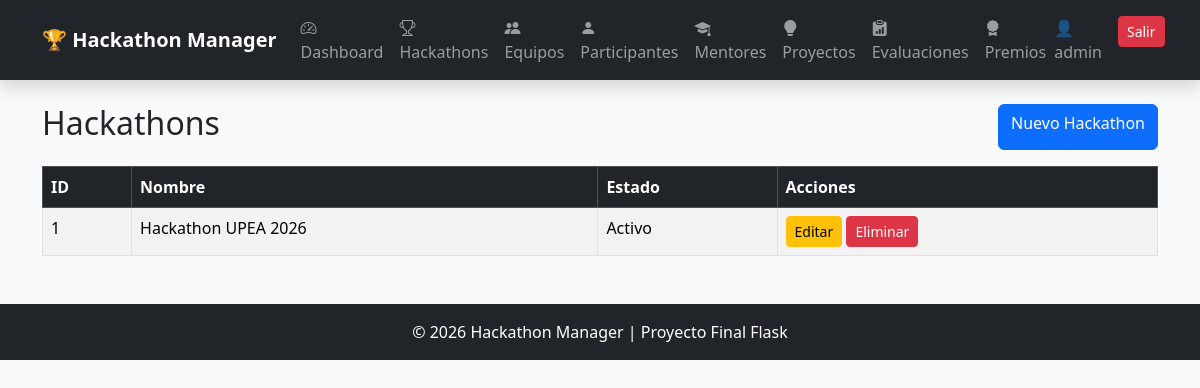
Page /hackathons (signed in) on the earlier database version.
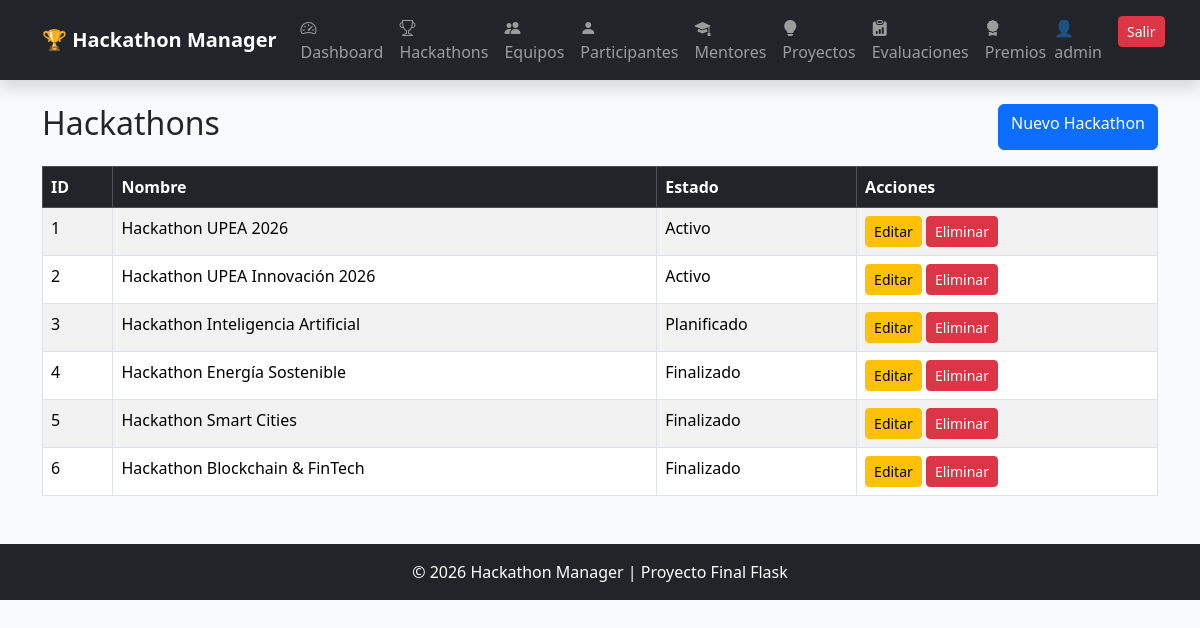
Same page on the later database version.
### app/models/usuario.py (models this page shows, shortened)
class Usuario(UserMixin, db.Model):
    __tablename__ = "usuarios"
    id = db.Column(
        db.Integer,
        primary_key=True
    )
    nombre = db.Column(
        db.String(100),
        nullable=False
    )
    email = db.Column(
        db.String(100),
        unique=True,
        nullable=False
    )
    username = db.Column(
        db.String(50),
        unique=True,
        nullable=False
    )
    password = db.Column(
        db.String(255),
        nullable=False
    )
    rol_id = db.Column(
        db.Integer,
        db.ForeignKey("roles.id"),
        nullable=False
    )

### app/models/hackathon.py (models this page shows, shortened)
class Hackathon(db.Model):
    __tablename__ = "hackathons"
    id = db.Column(
        db.Integer,
        primary_key=True
    )
    nombre = db.Column(
        db.String(100),
        nullable=False
    )
    descripcion = db.Column(
        db.Text,
        nullable=False
    )
    fecha_inicio = db.Column(
        db.Date
    )
    fecha_fin = db.Column(
        db.Date
    )
    estado = db.Column(
        db.String(30)
    )
    equipos = db.relationship(
    "Equipo",
    backref="hackathon",
    lazy=True
    )

### app/hackathons/routes.py (the view)
@hackathon_bp.route("/hackathons")
@login_required
def listar_hackathons():
    hackathons = Hackathon.query.all()
    return render_template(
        "hackathons/listar.html",
        hackathons=hackathons
    )

### app/templates/hackathons/listar.html
{% extends 'base.html' %}
{% block content %}
<div class="d-flex justify-content-between mb-3">
    <h2 class="titulo-hackathons">Hackathons</h2>
    <a href="/hackathons/nuevo" class="btn btn-primary">
        Nuevo Hackathon
    </a>
</div>
<table class="table table-bordered table-striped">
    <thead class="table-dark">
        <tr>
            <th>ID</th>
            <th>Nombre</th>
            <th>Estado</th>
            <th>Acciones</th>
        </tr>
    </thead>
    <tbody>
        {% for hackathon in hackathons %}
        <tr>
            <td>{{ hackathon.id }}</td>
            <td>{{ hackathon.nombre }}</td>
            <td>{{ hackathon.estado }}</td>
            <td>
                <a href="/hackathons/editar/{{ hackathon.id }}" class="btn btn-warning btn-sm">Editar</a>
                <a href="/hackathons/eliminar/{{ hackathon.id }}" class="btn btn-danger btn-sm">Eliminar</a>
            </td>
        </tr>
        {% endfor %}
    </tbody>
</table>
{% endblock %}

### app/templates/base.html (shortened to what this page needs)
<!DOCTYPE html>
<html lang="es">
<head>
    <link href="https://cdn.jsdelivr.net/npm/bootstrap@5.3.7/dist/css/bootstrap.min.css" rel="stylesheet">
    <link rel="stylesheet" href="https://cdn.jsdelivr.net/npm/bootstrap-icons@1.11.3/font/bootstrap-icons.min.css">
    <link rel="stylesheet" href="{{ url_for('static', filename='css/style.css') }}">
</head>
<body class="bg-light">
<nav class="navbar navbar-expand-lg navbar-dark bg-dark shadow">
    <div class="container">
        <a class="navbar-brand fw-bold" href="/">
            🏆 Hackathon Manager
        </a>
        <div class="collapse navbar-collapse" id="menu">
            <ul class="navbar-nav me-auto">
                {% if current_user.is_authenticated %}
                <li class="nav-item">
                    <a class="nav-link" href="/dashboard">
                        <i class="bi bi-speedometer2"></i> Dashboard
                    </a>
                </li>
                <li class="nav-item">
                    <a class="nav-link" href="/hackathons">
                        <i class="bi bi-trophy"></i> Hackathons
                    </a>
                </li>
                <li class="nav-item">
                    <a class="nav-link" href="/equipos">
                        <i class="bi bi-people-fill"></i> Equipos
                    </a>
                </li>
                <li class="nav-item">
                    <a class="nav-link" href="/participantes">
                        <i class="bi bi-person-fill"></i> Participantes
                    </a>
                </li>
                <li class="nav-item">
                    <a class="nav-link" href="/mentores">
                        <i class="bi bi-mortarboard-fill"></i> Mentores
                    </a>
                </li>
                <li class="nav-item">
                    <a class="nav-link" href="/proyectos">
                        <i class="bi bi-lightbulb-fill"></i> Proyectos
                    </a>
                </li>
                <li class="nav-item">
                    <a class="nav-link" href="/evaluaciones">
                        <i class="bi bi-clipboard-data-fill"></i> Evaluaciones
                    </a>
                </li>
                <li class="nav-item">
                    <a class="nav-link" href="/premios">
                        <i class="bi bi-award-fill"></i> Premios
                    </a>
                </li>
                {% endif %}
            </ul>
            <ul class="navbar-nav">
                {% if current_user.is_authenticated %}
                <li class="nav-item">
                    <span class="navbar-text me-3">
                        👤 {{ current_user.username }}
                    </span>
                </li>
                <li class="nav-item">
                    <a class="btn btn-danger btn-sm" href="/logout">Salir</a>
                </li>
                {% endif %}
            </ul>
        </div>
    </div>
</nav>
<div class="container mt-4">
    {% block content %}
    {% endblock %}
</div>
<footer class="bg-dark text-white text-center mt-5 p-3">
    © 2026 Hackathon Manager | Proyecto Final Flask
</footer>
</body>
</html>

### app/static/css/style.css (style rules this page uses)
body { background: url("../img/mifoto1.png"); background-size: cover; background-position: center; background-repeat: no-repeat; background-attachment: fixed; position: relative; }
body::before { content: ""; position: fixed; top: 0; left: 0; width: 100%; height: 100%; background: rgba(255, 255, 255, 0.158); z-index: -1; }

Differences in the rows shown:
added Hackathon: id "2", nombre "Hackathon UPEA Innovación 2026", estado "Activo"
added Hackathon: id "3", nombre "Hackathon Inteligencia Artificial", estado "Planificado"
added Hackathon: id "4", nombre "Hackathon Energía Sostenible", estado "Finalizado"
added Hackathon: id "5", nombre "Hackathon Smart Cities", estado "Finalizado"
added Hackathon: id "6", nombre "Hackathon Blockchain & FinTech", estado "Finalizado"
